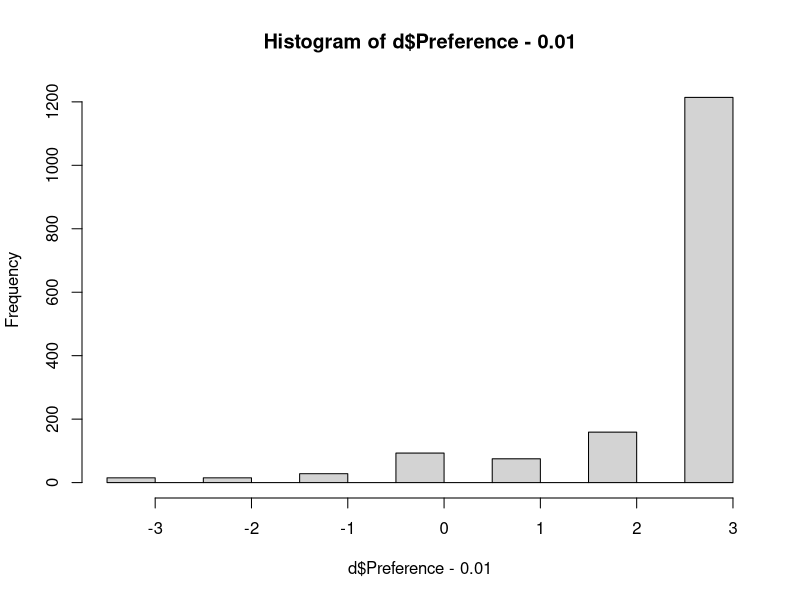

The R source for this figure: (Note: this script raises an error after producing the figure.)
# Packages you might need
library(lme4)
library(lmerTest)
library(car)

#################################################################
# Dataset
#################################################################

# To see all of the text below, remember to use the "wrap lines" option in the Preferences.

# DATA
# "zoo540_images_2023.csv" contains the data relevant to landscape preference. Each respondent (n = 402) viewed & stated their preference for four images - one respondent (R_1EnpXMq6Eq1QHi8) skipped their first image, thus one row is missing (total rows 402 x 4 - 1 = 1607). 

# ResponseId is an identifier for each survey participant 
# Image_Set is the image set used in the survey (1, 2, or 3)
# Image is the image within the image set (1, 2, 3, or 4)
# Location identifies where the photo was taken. Each location has an RCP 4.5 & an RCP 8.5 edit
# Preference is the preference for one scene over the other (-3 to 3), with -3 indicating strong preference for projection and 3 indicating strong preference for current scene (2022)
# RCP is the climate scenario the edited image represents
# Scenic is whether the image contains additional scenic elements (e.g. mountain vista, geyser)

# MR1_Experience are factor scores relating to experiences (Exploratory factor analysis with varimax rotation).
# MR2_Access are factor scores relating to access
# MR3_Engagement are factor scores relating to engagement

# read raw data
d.raw <- read.csv(file="Zoo540_PS8_images_2023.csv", header=T)
summary(d.raw)

# two respondents skipped the section relevant for factor scores. these responses could be excluded. 
d <- d.raw[d.raw$ResponseId != "R_814YmULtWKDPVZL" & d.raw$ResponseId != "R_jzqdqU1bYiXy42w",]

# More or less useful transformations for 1) scenic column, and 2) creating preference groups
d$Scenic <- ifelse(d$Scenic == "N", 0, 1)
d$Preference.Simple <- ifelse(d$Preference < 0, "Future", 
                              ifelse(d$Preference > 0, "Present", "None"))

# convert to factors
d$ResponseId <- as.factor(d$ResponseId)
d$Image.Set <- as.factor(d$Image.Set)
d$Image <- as.factor(d$Image)
d$Location <- as.factor(d$Location)
d$RCP <- as.factor(d$RCP)
d$Scenic <- as.factor(d$Scenic)
d$Preference.Simple <- as.factor(d$Preference.Simple)

summary(d)
# Questions: 
# 1) Do RCP and Scenic Elements affect visitor preference for future landscapes? 
# 2) Do factor scores affect visitor preference? 

########################################################################
# visualizations
########################################################################
aggregate(ResponseId ~ Preference, data = d, FUN = length)
hist(d$Preference-.01)

MR1 <- log()

library(tidyverse)

#Just checking some visuals 
par(mfrow = c(1,1))
hist((d$MR1.Experience))
hist((d$MR2.Access))
hist((d$MR3.Engagement))

#hist(sqrt(d$MR1.Experience))
#hist(sqrt(d$MR2.Access))
#hist(sqrt(d$MR3.Engagement))

plot(d$MR1.Experience~d$Preference)
abline(lm(d$MR1.Experience~d$Preference))
plot(d$MR2.Access~d$Preference)
abline(lm(d$MR2.Access~d$Preference))
plot(d$MR3.Engagement~d$Preference)
abline(lm(d$MR3.Engagement~d$Preference))

#all lm seem to have similar slopes and intercepts 

ggplot(d, aes(x=Preference)) +
  geom_histogram() +
  facet_wrap(~RCP)

ggplot(d, aes(x=Preference)) +
  geom_histogram() +
  facet_wrap(~Scenic)

ggplot(d, aes(x=Preference)) +
  geom_histogram() +
  facet_grid(RCP~Scenic)

#So lots of folks said 3 no matter the RCP or whether there were scenic elements 
#Let's feed this all into a model and see what we can find 

#Starting off with a simple lm 

mod1 <- lm(Preference ~ RCP + Scenic, data=d)
summary(mod1)
mod2 <- lm(Preference ~ RCP + Scenic + MR1.Experience + MR2.Access + MR3.Engagement, data=d)
summary(mod2)

anova(mod1,mod2)

#So in the linear models, the M1-M3 variables are important for explaining preference 

#Because there's multiple data points for people, let's add a random effect for responseid
ggplot(d, aes(x=Preference.Simple)) +
  geom_histogram(stat="count")

#mod3 <- glmer(Preference.Simple ~ RCP + Scenic + MR1.Experience + MR2.Access + MR3.Engagement + (1|ResponseId), family=binomial, data=d)

#summary(mod3)

#NOT doing this, as preference.simple isn't binomial

#So here, we lose information going from the preference to binomial preference.simple
#BUT scenic comes out as significant? 

#Let's go with a lmer 
mod4 <- lmer(Preference ~ RCP + Scenic + MR1.Experience + MR2.Access + MR3.Engagement + (1|ResponseId), data=d)

summary(mod4)

#What about interactions? 

mod5 <- lmer(Preference ~ RCP + Scenic + MR1.Experience + MR2.Access + MR3.Engagement + RCP*Scenic  + (1|ResponseId), data=d)
summary(mod5)

anova(mod4,mod5)
anova(mod5)

#So there is an interaciton between RCP scenario and Scenic choices
#How does this work with 4.5 vs. 8.5? are we losing the 4.5?
#I think this model is "telling" us that in the "worse" climate scenario, scenic images are different 

mod6 <- lmer(Preference ~ RCP + Scenic + MR1.Experience + MR2.Access + MR3.Engagement + RCP*Scenic  + MR1.Experience*MR2.Access*MR3.Engagement +(1|ResponseId), data=d)
summary(mod6)

#Here's an overfit model that also has an interaction between MR1-MR3. It seems that the interactui between Access and Engagement may be significant
